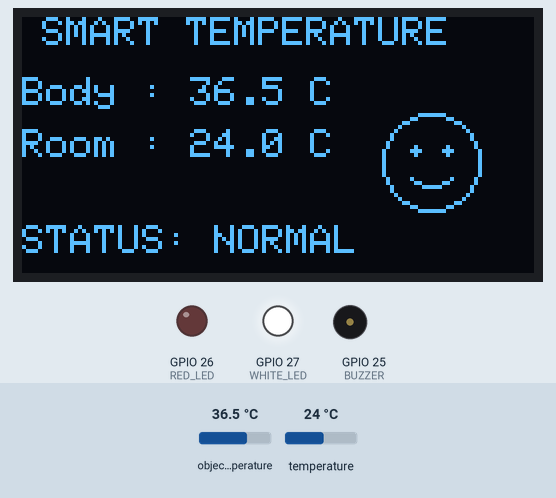
This sketch was run on a simulated ESP32. Parts: 128×64 one-colour display, output pins drawn as LEDs (lit = HIGH), buzzer (waves = sounding, pin HIGH). Inputs (shaded band) come from the test bench; at power-on: object temperature 36.5 °C, temperature 24 °C. What the sketch prints to the serial monitor is not drawn.

Above: at 4.7 s.
4.8 s: object temperature set to 37.3 °C
At 5.8 s:
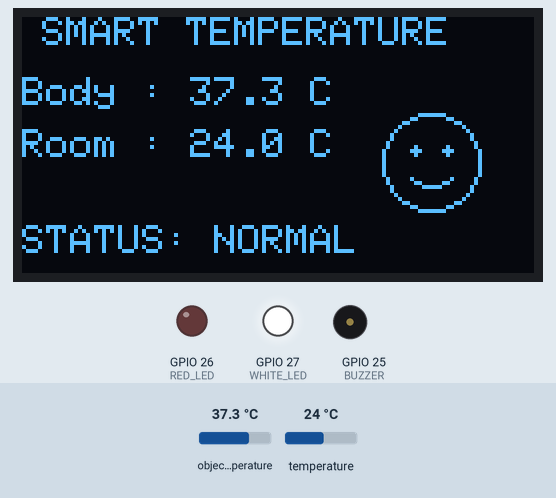
6.6 s: object temperature set to 37.9 °C
At 7.5 s:
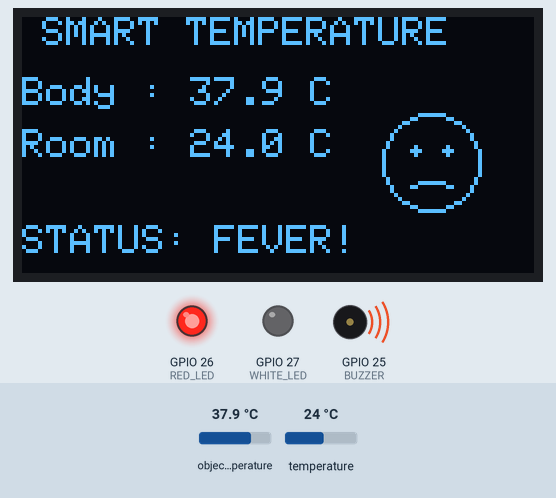
8.2 s: temperature set to 12 °C
At 9.3 s:
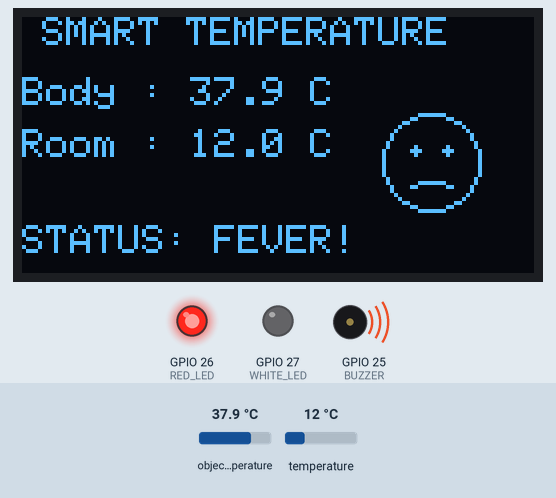
9.8 s: object temperature set to 20 °C
At 11.0 s:
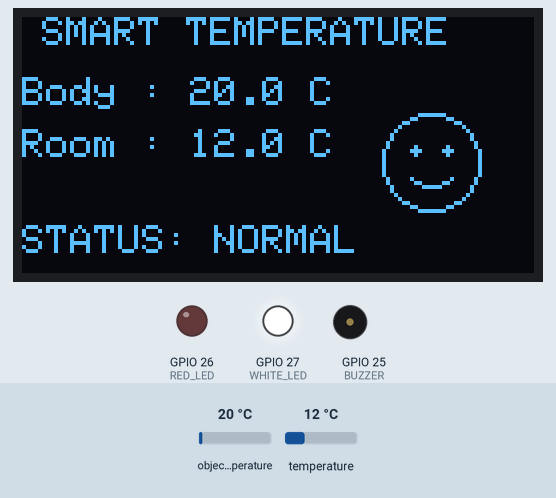
11.4 s: temperature set to 19 °C
Timing chart, 0 to 14.0 s (numbered marks = the images above; inputs shaded):
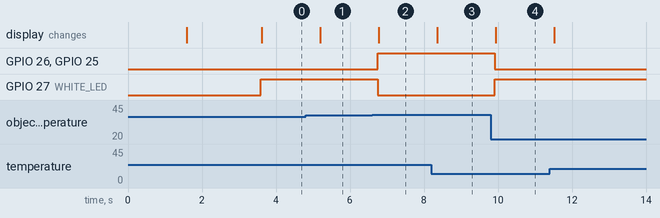

The sketch:

temperature_monitoring.ino
```cpp
#include <Wire.h>
#include <Adafruit_GFX.h>
#include <Adafruit_SSD1306.h>
#include <Adafruit_MLX90614.h>

#define SCREEN_WIDTH 128
#define SCREEN_HEIGHT 64
#define OLED_RESET -1

Adafruit_SSD1306 display(SCREEN_WIDTH, SCREEN_HEIGHT, &Wire, OLED_RESET);
Adafruit_MLX90614 mlx = Adafruit_MLX90614();

// Pins
#define BUZZER     25
#define RED_LED    26
#define WHITE_LED  27

void setup() {

  Serial.begin(115200);

  Wire.begin(21,22);

  pinMode(BUZZER, OUTPUT);
  pinMode(RED_LED, OUTPUT);
  pinMode(WHITE_LED, OUTPUT);

  digitalWrite(BUZZER, LOW);
  digitalWrite(RED_LED, LOW);
  digitalWrite(WHITE_LED, LOW);

  // OLED
  if (!display.begin(SSD1306_SWITCHCAPVCC, 0x3C)) {
    Serial.println("OLED Failed");
    while (1);
  }

  display.clearDisplay();
  display.setTextSize(1);
  display.setTextColor(WHITE);
  display.setCursor(20,25);
  display.println("SMART SENSOR");
  display.display();

  delay(1500);

  // MLX90614
  if (!mlx.begin()) {

    display.clearDisplay();
    display.setCursor(15,25);
    display.println("Sensor Error!");
    display.display();

    while (1);
  }

  display.clearDisplay();
  display.setCursor(20,25);
  display.println("Sensor Found");
  display.display();

  delay(2000);
}

void loop() {

  float ambient = mlx.readAmbientTempC();
  float object  = mlx.readObjectTempC();

  Serial.print("Ambient : ");
  Serial.print(ambient);
  Serial.print(" C   ");

  Serial.print("Body : ");
  Serial.print(object);
  Serial.println(" C");

  display.clearDisplay();

  // Heading
  display.setTextSize(1);
  display.setCursor(5,0);
  display.println("SMART TEMPERATURE");

  // Temperature
  display.setCursor(0,15);
  display.print("Body : ");
  display.print(object,1);
  display.print(" C");

  display.setCursor(0,28);
  display.print("Room : ");
  display.print(ambient,1);
  display.print(" C");

  // ==========================
  // FEVER
  // ==========================
  if(object > 37.5){

    digitalWrite(BUZZER,HIGH);
    digitalWrite(RED_LED,HIGH);
    digitalWrite(WHITE_LED,LOW);

    // Face
    display.drawCircle(102,36,12,WHITE);

    // Eyes
    display.fillCircle(98,33,1,WHITE);
    display.fillCircle(106,33,1,WHITE);

    // Sad Mouth
    display.drawLine(97,42,100,41,WHITE);
    display.drawLine(100,41,104,41,WHITE);
    display.drawLine(104,41,107,42,WHITE);

    display.setCursor(0,52);
    display.print("STATUS: FEVER!");

  }

  // ==========================
  // NORMAL
  // ==========================
  else{

    digitalWrite(BUZZER,LOW);
    digitalWrite(RED_LED,LOW);
    digitalWrite(WHITE_LED,HIGH);

    // Face
    display.drawCircle(102,36,12,WHITE);

    // Eyes
    display.fillCircle(98,33,1,WHITE);
    display.fillCircle(106,33,1,WHITE);

    // Smile
    display.drawLine(97,40,100,42,WHITE);
    display.drawLine(100,42,104,42,WHITE);
    display.drawLine(104,42,107,40,WHITE);

    display.setCursor(0,52);
    display.print("STATUS: NORMAL");
  }

  display.display();

  delay(500);
}
```

Measured:
- the behaviour switches between 37.5 and 37.6 °C on object temperature (found by bisection; images 1 and 2)
- after the input at 4.8 s, the display: changes after 0.39 s (image 1)
- after the input at 6.6 s, GPIO 26 (RED_LED), GPIO 25 (BUZZER): LOW → HIGH after 0.15 s; GPIO 27 (WHITE_LED): HIGH → LOW after 0.15 s; the display: changes after 0.17 s (image 2)
- after the input at 8.2 s, the display: changes after 0.15 s (image 3)
- after the input at 9.8 s, GPIO 26 (RED_LED), GPIO 25 (BUZZER): HIGH → LOW after 0.11 s; GPIO 27 (WHITE_LED): LOW → HIGH after 0.11 s; the display: changes after 0.14 s (image 4)
